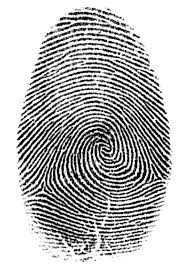
%> input picture fin_test1.jpg, 187 x 270 px
$ octave Main_main.m   (GNU Octave 9; MATLAB toolbox functions it lacks are replaced by stand-ins)
%> lines starting %> are read from the running program, lines starting %| are printed output that depends on the picture; in (x1, y1, x2, y2) boxes, pixels count from 0 and x2, y2 are one past the last pixel; in counts of white or black regions, pixels touching at a corner belong together; the program's own positions count from 1
### Main_execution.m
  function [perimeter , Areaa] = Main_execution(finger_image, eye_image)
%> called with finger_image = 'fin_test1', eye_image = 'image1'
  finger_image = strcat(finger_image,'.jpg');
[outImg1] = Minutuae_Extraction_seperate(finger_image);
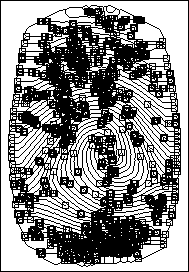
%> outImg1: size 272x189 double; values 0 (black) and 1 (white), 55.3% white; 2 black regions, box (x1, y1, x2, y2) and area: (8, 5, 181, 267) 22082, (0, 0, 189, 272) 918
%Minutuae_Extraction_seperate
eye_image = strcat(eye_image,'.jpg');

[temp, mask,polar] =  createiristemplate(eye_image);
[e_row , e_col] = size(temp);
figure;imshow(temp);title('temp');
 [final_out] = win2view(outImg1) ;
  [temp1] = win2view(temp) ;

%temp1 = win2view(temp);
final_image = temp1+ final_out;
figure;imshow(final_image);title('final');


[row ,col] = size(final_image);
 threshold = 0.5;
final_ima = zeros(row,col);
%x = zeroes(x);
for i= 1:row
    for j = 1:col
    if final_image(i , j)>threshold
        final_ima(i,j) = 1;
    end
    end
end
p=1;

Arrayx = [];
Arrayy = [];
% [9 lines of commented-out code are left out]
for i=1:row
    for j= 1:col
        if final_ima(i,j) == 1
            Arrayx(p)=i;
            Arrayy(p)=j;
            p=p+1;
           break;
        end

    end
end
for i=row
    for j= col:1
        if final_ima(i,j) == 1
            Arrayx(p)=i;
            Arrayy(p)=j;
            p=p+1;
            break;
        end

    end
end
for i= 1:row
    for j=1:col
        if final_ima(j,i) == 1
            Arrayx(p)=i;
            Arrayy(p)=j;
            p=p+1;
         break;
        end

    end
end
for i=row:1
    for j= col:1
        if final_ima(i,j) == 1
            Arrayx(p)=i;
            Arrayy(p)=j;
            p=p+1;
            break;
        end

    end
end
[size1, size2] = size(Arrayx);
A = zeros(size2,2);
for i = 1:size2
    A(i,1)=Arrayx(i);
    A(i,2)=Arrayy(i);
end


%key Generation Code starts from here.

key = zeros(1 ,256);
p=1;
for i=1:row
    if i > 256
        break;
    end
    count = 0;
    for j = 1:col
        if final_ima(i,j) == 1
       count=count+1;
        end
    end
    key(p) = mod(count,2);
    p=p+1;
end
za = 496;
zb = 496 ;
%computing the perimeter
%boundingbox = minBoundingBox(A');
% DT = delaunayTriangulation(A);
k = convhull(Arrayx,Arrayy);
plot(Arrayx,Arrayy,'.','markersize',12)
hold on
plot(Arrayx(k),Arrayy(k),'r')
% [20 lines of commented-out code are left out]
Areaa = polyarea(Arrayx,Arrayy);
perimeter = area(A);

% [13 lines of commented-out code are left out]

### createiristemplate.m
% createiristemplate - generates a biometric template from an iris in
% an eye image.
%
% Usage:
% [template, mask] = createiristemplate(eyeimage_filename)
%
% Arguments:
%	eyeimage_filename   - the file name of the eye image
%
% Output:
%	template		    - the binary iris biometric template
%	mask			    - the binary iris noise mask


function [template, mask,polar_array] = createiristemplate(eyeimage_filename)
%> called with eyeimage_filename = 'image1.jpg'

% path for writing diagnostic images
%global DIAGPATH
%DIAGPATH = 'diagnostics';

%normalisation parameters
radial_res = 20;
angular_res = 240;
% with these settings a 9600 bit iris template is
% created

%feature encoding parameters
nscales=1;
minWaveLength=18;
mult=1; % not applicable if using nscales = 1
sigmaOnf=0.5;

eyeimage = imread(eyeimage_filename);
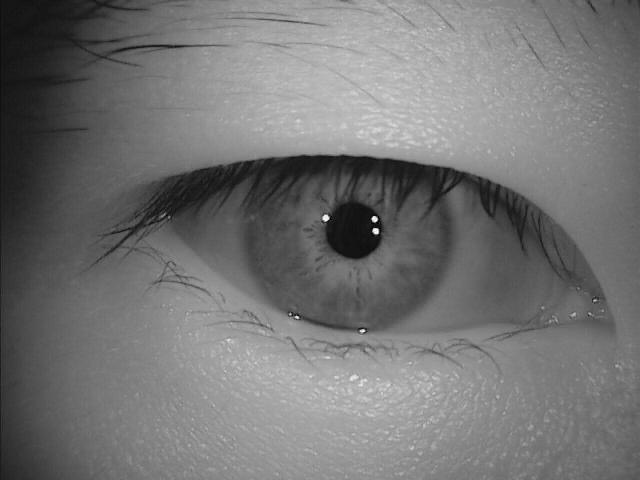
%> input picture image1.jpg, 640 x 480 px
%> eyeimage is the input picture: size 480x640 uint8; min 0, max 255, mean 115.1

% savefile = [eyeimage_filename,'-houghpara.mat'];
% [stat,mess]=fileattrib(savefile);

% if stat == 1
%     % if this file has been processed before
%     % then load the circle parameters and
%     % noise information for that file.
%     load(savefile);
%
% else
%
%     % if this file has not been processed before
%     % then perform automatic segmentation and
%     % save the results to a file
%
     [circleiris, circlepupil ,imagewithnoise] = segmentiris(eyeimage);
%     save(savefile,'circleiris','circlepupil','imagewithnoise');
%
% end

% WRITE NOISE IMAGE
%

% imagewithnoise2 = uint8(imagewithnoise);
  imagewithcircles = uint8(eyeimage);

%get pixel coords for circle around iris
[x,y] = circlecoords([circleiris(2),circleiris(1)],circleiris(3),size(eyeimage));
ind2 = sub2ind(size(eyeimage),double(y),double(x));

%get pixel coords for circle around pupil
[xp,yp] = circlecoords([circlepupil(2),circlepupil(1)],circlepupil(3),size(eyeimage));
ind1 = sub2ind(size(eyeimage),double(yp),double(xp));


% Write noise regions
%imagewithnoise2(ind2) = 255;
%imagewithnoise2(ind1) = 255;
% Write circles overlayed
imagewithcircles(ind2) = 255;
imagewithcircles(ind1) = 255;
w = cd;
%cd(DIAGPATH);
%imwrite(imagewithnoise2,[eyeimage_filename,'-noise.jpg'],'jpg');
imwrite(imagewithcircles,[eyeimage_filename,'-segmented.jpg'],'jpg');
cd(w);

% perform normalisation

[polar_array, noise_array] = normaliseiris(imagewithnoise, circleiris(2),...
    circleiris(1), circleiris(3), circlepupil(2), circlepupil(1), circlepupil(3),eyeimage_filename, radial_res, angular_res);


% [8 lines of commented-out code are left out]
[template, mask] = encode(polar_array, noise_array, nscales, minWaveLength, mult, sigmaOnf);

### canny.m
% CANNY - Canny edge detection
%
% Function to perform Canny edge detection. Code uses modifications as
% suggested by Fleck (IEEE PAMI No. 3, Vol. 14. March 1992. pp 337-345)
%
% Usage: [gradient or] = canny(im, sigma)
%
% Arguments:   im       - image to be procesed
%              sigma    - standard deviation of Gaussian smoothing filter
%                      (typically 1)
%		       scaling  - factor to reduce input image by
%		       vert     - weighting for vertical gradients
%		       horz     - weighting for horizontal gradients
%
% Returns:     gradient - edge strength image (gradient amplitude)
%              or       - orientation image (in degrees 0-180, positive
%                         anti-clockwise)
%

function [gradient, or] = canny(im, sigma, scaling, vert, horz)
%> called with sigma = 2, scaling = 0.4, vert = 1, horz = 0

xscaling = vert;
yscaling = horz;

hsize = [6*sigma+1, 6*sigma+1];   % The filter size.

gaussian = fspecial('gaussian',hsize,sigma);
im = filter2(gaussian,im);        % Smoothed image.

im = imresize(im, scaling);
%> im: size 192x256 double

[rows, cols] = size(im);
%> rows = 192; cols = 256

h =  [  im(:,2:cols)  zeros(rows,1) ] - [  zeros(rows,1)  im(:,1:cols-1)  ];
v =  [  im(2:rows,:); zeros(1,cols) ] - [  zeros(1,cols); im(1:rows-1,:)  ];
d1 = [  im(2:rows,2:cols) zeros(rows-1,1); zeros(1,cols) ] - ...
                               [ zeros(1,cols); zeros(rows-1,1) im(1:rows-1,1:cols-1)  ];
d2 = [  zeros(1,cols); im(1:rows-1,2:cols) zeros(rows-1,1);  ] - ...
                               [ zeros(rows-1,1) im(2:rows,1:cols-1); zeros(1,cols)   ];
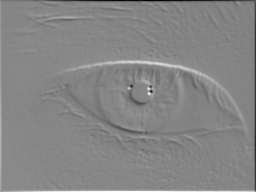
%> d2: size 192x256 double; min -161, max 146.6, mean 0.2; drawn with min black and max white

X = ( h + (d1 + d2)/2.0 ) * xscaling;
Y = ( v + (d1 - d2)/2.0 ) * yscaling;
%> Y: size 192x256 double; every value is 0

gradient = sqrt(X.*X + Y.*Y); % Gradient amplitude.

or = atan2(-Y, X);            % Angles -pi to + pi.
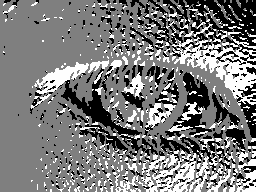
%> or: size 192x256 double; min -3.14, max 3.14, mean -0.115; drawn with min black and max white
neg = or<0;                   % Map angles to 0-pi.
%> neg: size 192x256 logical; 23.2% white; 560 white regions (487 under 20 px), largest, box (x1, y1, x2, y2) and area: (163, 0, 256, 65) 2150, (61, 73, 158, 156) 1292, (183, 72, 210, 113) 557
or = or.*~neg + (or+pi).*neg;
%> or: size 192x256 double; values 0 (black) and 3.14 (white), 19.5% white; 621 white regions (558 under 20 px), largest, box (x1, y1, x2, y2) and area: (170, 40, 256, 106) 1866, (141, 154, 196, 192) 873, (34, 62, 89, 94) 648
or = or*180/pi;               % Convert to degrees.

### adjgamma.m
% ADJGAMMA - Adjusts image gamma.
%
% function g = adjgamma(im, g)
%
% Arguments:
%            im     - image to be processed.
%            g      - image gamma value.
%                     Values in the range 0-1 enhance contrast of bright
%                     regions, values > 1 enhance contrast in dark
%                     regions.

% Author: Peter Kovesi
% Department of Computer Science & Software Engineering
% The University of Western Australia
% pk@cs.uwa.edu.au     www.cs.uwa.edu.au/~pk
% July 2001

function newim = adjgamma(im, g)
%> called with g = 1.9

    if g <= 0
	error('Gamma value must be > 0');
    end

    if isa(im,'uint8');
	newim = double(im);
    else
	newim = im;
    end

    % rescale range 0-1
    newim = newim-min(min(newim));
    newim = newim./max(max(newim));

    newim =  newim.^(1/g);   % Apply gamma function
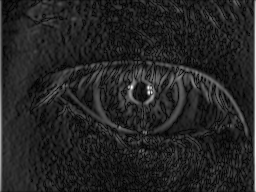
%> newim: size 192x256 double; min 0, max 1, mean 0.143

### nonmaxsup.m
% NONMAXSUP
%
% Usage:
%          im = nonmaxsup(inimage, orient, radius);
%
% Function for performing non-maxima suppression on an image using an
% orientation image.  It is assumed that the orientation image gives
% feature normal orientation angles in degrees (0-180).
%
% input:
%   inimage - image to be non-maxima suppressed.
%
%   orient  - image containing feature normal orientation angles in degrees
%             (0-180), angles positive anti-clockwise.
%
%   radius  - distance in pixel units to be looked at on each side of each
%             pixel when determining whether it is a local maxima or not.
%             (Suggested value about 1.2 - 1.5)
%
% Note: This function is slow (1 - 2 mins to process a 256x256 image).  It uses
% bilinear interpolation to estimate intensity values at ideal, real-valued pixel
% locations on each side of pixels to determine if they are local maxima.
%
% Peter Kovesi     pk@cs.uwa.edu.au
% Department of Computer Science
% The University of Western Australia
%
% December 1996

function im = nonmaxsup(inimage, orient, radius)
%> called with radius = 1.5

if size(inimage) ~= size(orient)
  error('image and orientation image are of different sizes');
end

if radius < 1
  error('radius must be >= 1');
end

[rows,cols] = size(inimage);
im = zeros(rows,cols);        % Preallocate memory for output image for speed
iradius = ceil(radius);

% Precalculate x and y offsets relative to centre pixel for each orientation angle

angle = [0:180].*pi/180;    % Array of angles in 1 degree increments (but in radians).
xoff = radius*cos(angle);   % x and y offset of points at specified radius and angle
yoff = radius*sin(angle);   % from each reference position.

hfrac = xoff - floor(xoff); % Fractional offset of xoff relative to integer location
vfrac = yoff - floor(yoff); % Fractional offset of yoff relative to integer location

orient = fix(orient)+1;     % Orientations start at 0 degrees but arrays start
                            % with index 1.

% Now run through the image interpolating grey values on each side
% of the centre pixel to be used for the non-maximal suppression.

for row = (iradius+1):(rows - iradius)
  for col = (iradius+1):(cols - iradius)

    or = orient(row,col);   % Index into precomputed arrays

    x = col + xoff(or);     % x, y location on one side of the point in question
    y = row - yoff(or);

    fx = floor(x);          % Get integer pixel locations that surround location x,y
    cx = ceil(x);
    fy = floor(y);
    cy = ceil(y);
    tl = inimage(fy,fx);    % Value at top left integer pixel location.
    tr = inimage(fy,cx);    % top right
    bl = inimage(cy,fx);    % bottom left
    br = inimage(cy,cx);    % bottom right

    upperavg = tl + hfrac(or) * (tr - tl);  % Now use bilinear interpolation to
    loweravg = bl + hfrac(or) * (br - bl);  % estimate value at x,y
    v1 = upperavg + vfrac(or) * (loweravg - upperavg);

  if inimage(row, col) > v1 % We need to check the value on the other side...

    x = col - xoff(or);     % x, y location on the `other side' of the point in question
    y = row + yoff(or);

    fx = floor(x);
    cx = ceil(x);
    fy = floor(y);
    cy = ceil(y);
    tl = inimage(fy,fx);    % Value at top left integer pixel location.
    tr = inimage(fy,cx);    % top right
    bl = inimage(cy,fx);    % bottom left
    br = inimage(cy,cx);    % bottom right
    upperavg = tl + hfrac(or) * (tr - tl);
    loweravg = bl + hfrac(or) * (br - bl);
    v2 = upperavg + vfrac(or) * (loweravg - upperavg);

    if inimage(row,col) > v2            % This is a local maximum.
      im(row, col) = inimage(row, col); % Record value in the output image.
    end

   end
  end
end
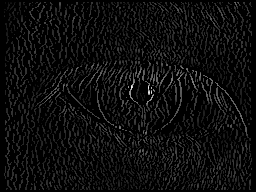
%> im: size 192x256 double; min 0, max 0.996, mean 0.0519
%> after the loop, v2 = 0.67

### hysthresh.m
% HYSTHRESH - Hysteresis thresholding
%
% Usage: bw = hysthresh(im, T1, T2)
%
% Arguments:
%             im  - image to be thresholded (assumed to be non-negative)
%             T1  - upper threshold value
%             T2  - lower threshold value
%
% Returns:
%             bw  - the thresholded image (containing values 0 or 1)
%
% Function performs hysteresis thresholding of an image.
% All pixels with values above threshold T1 are marked as edges
% All pixels that are adjacent to points that have been marked as edges
% and with values above threshold T2 are also marked as edges. Eight
% connectivity is used.
%
%
% A stack (implemented as an array) is used to keep track of all the
% indices of pixels that need to be checked.
% Note: For speed the number of conditional tests have been minimised
% This results in the top and bottom edges of the image being considered to
% be connected.  This may cause some stray edges to be propagated further than
% they should be from the top or bottom.
%


function bw = hysthresh(im, T1, T2)
%> called with T1 = 0.2, T2 = 0.19

if (T2 > T1 | T2 < 0 | T1 < 0)  % Check thesholds are sensible
  error('T1 must be >= T2 and both must be >= 0 ');
end

[rows, cols] = size(im);    % Precompute some values for speed and convenience.
rc = rows*cols;
%> rc = 49152
rcmr = rc - rows;
%> rcmr = 48960
rp1 = rows+1;
%> rp1 = 193

bw = im(:);                 % Make image into a column vector
pix = find(bw > T1);        % Find indices of all pixels with value > T1
%> pix = 3645 values from 1082 to 48227
npix = size(pix,1);         % Find the number of pixels with value > T1
%> npix = 3645

stack = zeros(rows*cols,1); % Create a stack array (that should never
                            % overflow!)

stack(1:npix) = pix;        % Put all the edge points on the stack
stp = npix;                 % set stack pointer
%> stp = 3645
for k = 1:npix
    bw(pix(k)) = -1;        % mark points as edges
end


% Precompute an array, O, of index offset values that correspond to the eight
% surrounding pixels of any point. Note that the image was transformed into
% a column vector, so if we reshape the image back to a square the indices
% surrounding a pixel with index, n, will be:
%              n-rows-1   n-1   n+rows-1
%
%               n-rows     n     n+rows
%
%              n-rows+1   n+1   n+rows+1

O = [-1, 1, -rows-1, -rows, -rows+1, rows-1, rows, rows+1];
%> O = [-1 1 -193 -192 -191 191 192 193]

while stp ~= 0            % While the stack is not empty
    v = stack(stp);         % Pop next index off the stack
    stp = stp - 1;

    if v > rp1 & v < rcmr   % Prevent us from generating illegal indices
			    % Now look at surrounding pixels to see if they
                            % should be pushed onto the stack to be
                            % processed as well.
       index = O+v;	    % Calculate indices of points around this pixel.
       for l = 1:8
	   ind = index(l);
	   if bw(ind) > T2   % if value > T2,
	       stp = stp+1;  % push index onto the stack.
	       stack(stp) = ind;
	       bw(ind) = -1; % mark this as an edge point
	   end
       end
    end
end
%> this loop made 4198 passes
%> (v, index) on passes 1 to 10: (48227, [48226 48228 48034 48035 48036 48418 48419 48420]), (48228, [48227 48229 48035 48036 48037 48419 48420 48421]), (48226, [48225 48227 48033 48034 48035 48417 48418 48419]), (48184, [48183 48185 47991 47992 47993 48375 48376 48377]), (48183, [48182 48184 47990 47991 47992 48374 48375 48376]), (48182, [48181 48183 47989 47990 47991 48373 48374 48375]), (48181, [48180 48182 47988 47989 47990 48372 48373 48374]), (48003, [48002 48004 47810 47811 47812 48194 48195 48196]), (47997, [47996 47998 47804 47805 47806 48188 48189 48190]), (47996, [47995 47997 47803 47804 47805 48187 48188 48189])
%> after the loop, ind = 1275; index = [1081 1083 889 890 891 1273 1274 1275]; stp = 0


bw = (bw == -1);            % Finally zero out anything that was not an edge
%> bw = 49152 logical values, 4198 true
bw = reshape(bw,rows,cols); % and reshape the image
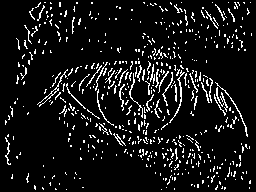
%> bw: size 192x256 logical; 8.5% white in thin lines or dots

### houghcircle.m
%   houghcircle - takes an edge map image, and performs the Hough transform
% for finding circles in the image.
%
% Usage:
% h = houghcircle(edgeim, rmin, rmax)
%
% Arguments:
%	edgeim      - the edge map image to be transformed
%   rmin, rmax  - the minimum and maximum radius values
%                 of circles to search for
% Output:
%	h           - the Hough transform
%


function h = houghcircle(edgeim, rmin, rmax)
%> called with rmin = 32, rmax = 60

[rows,cols] = size(edgeim);
nradii = rmax-rmin+1;
h = zeros(rows,cols,nradii);

[y,x] = find(edgeim~=0);
%> y = 4198 values from 3 to 190; x = 4198 values from 6 to 252

%for each edge point, draw circles of different radii
for index=1:size(y)

    cx = x(index);
    cy = y(index);

    for n=1:nradii

        h(:,:,n) = addcircle(h(:,:,n),[cx,cy],n+rmin);

    end

end

### segmentiris.m
% segmentiris - peforms automatic segmentation of the iris region
% from an eye image. Also isolates noise areas such as occluding
% eyelids and eyelashes.
%
% Usage:
% [circleiris, circlepupil, imagewithnoise] = segmentiris(image)
%
% Arguments:
%	eyeimage		- the input eye image
%
% Output:
%	circleiris	    - centre coordinates and radius
%			          of the detected iris boundary
%	circlepupil	    - centre coordinates and radius
%			          of the detected pupil boundary
%	imagewithnoise	- original eye image, but with
%			          location of noise marked with
%			          NaN values
%
% Author:
% Libor Masek
% masekl01@csse.uwa.edu.au
% School of Computer Science & Software Engineering
% The University of Western Australia
% November 2003

function [circleiris, circlepupil, imagewithnoise] = segmentiris(eyeimage)

% define range of pupil & iris radii

%CASIA
lpupilradius = 28;
upupilradius = 75;
lirisradius = 80;
uirisradius = 150;

% [8 lines of commented-out code are left out]
scaling = 0.4;

reflecthres = 240;

% find the iris boundary
[row, col, r] = findcircle(eyeimage, lirisradius, uirisradius, scaling, 2, 0.20, 0.19, 1.00, 0.00);

circleiris = [row col r];

rowd = double(row);
cold = double(col);
rd = double(r);

irl = round(rowd-rd);
iru = round(rowd+rd);
icl = round(cold-rd);
icu = round(cold+rd);

imgsize = size(eyeimage);

if irl < 1
    irl = 1;
end

if icl < 1
    icl = 1;
end

if iru > imgsize(1)
    iru = imgsize(1);
end

if icu > imgsize(2)
    icu = imgsize(2);
end

% to find the inner pupil, use just the region within the previously
% detected iris boundary
imagepupil = eyeimage( irl:iru,icl:icu);

%find pupil boundary
[rowp, colp, r] = findcircle(imagepupil, lpupilradius, upupilradius ,0.6,2,0.25,0.25,1.00,1.00);

rowp = double(rowp);
colp = double(colp);
r = double(r);

row = double(irl) + rowp;
col = double(icl) + colp;

row = round(row);
col = round(col);

circlepupil = [row col r];

% set up array for recording noise regions
% noise pixels will have NaN values
imagewithnoise = double(eyeimage);

%find top eyelid
topeyelid = imagepupil(1:(rowp-r),:);
lines = findline(topeyelid);

if size(lines,1) > 0
    [xl yl] = linecoords(lines, size(topeyelid));
    yl = double(yl) + irl-1;
    xl = double(xl) + icl-1;

    yla = max(yl);

    y2 = 1:yla;

    ind3 = sub2ind(size(eyeimage),yl,xl);
    imagewithnoise(ind3) = NaN;

    imagewithnoise(y2, xl) = NaN;
end

%find bottom eyelid
bottomeyelid = imagepupil((rowp+r):size(imagepupil,1),:);
lines = findline(bottomeyelid);

if size(lines,1) > 0

    [xl yl] = linecoords(lines, size(bottomeyelid));
    yl = double(yl)+ irl+rowp+r-2;
    xl = double(xl) + icl-1;

    yla = min(yl);

    y2 = yla:size(eyeimage,1);

    ind4 = sub2ind(size(eyeimage),yl,xl);
    imagewithnoise(ind4) = NaN;
    imagewithnoise(y2, xl) = NaN;

end

%For CASIA, eliminate eyelashes by thresholding
ref = eyeimage < 100;
coords = find(ref==1);
imagewithnoise(coords) = NaN;

### findcircle.m
% findcircle - returns the coordinates of a circle in an image using the Hough transform
% and Canny edge detection to create the edge map.
%
% Usage:
% [row, col, r] = findcircle(image,lradius,uradius,scaling, sigma, hithres, lowthres, vert, horz)
%
% Arguments:
%	image		    - the image in which to find circles
%	lradius		    - lower radius to search for
%	uradius		    - upper radius to search for
%	scaling		    - scaling factor for speeding up the
%			          Hough transform
%	sigma		    - amount of Gaussian smoothing to
%			          apply for creating edge map.
%	hithres		    - threshold for creating edge map
%	lowthres	    - threshold for connected edges
%	vert		    - vertical edge contribution (0-1)
%	horz		    - horizontal edge contribution (0-1)
%
% Output:
%	circleiris	    - centre coordinates and radius
%			          of the detected iris boundary
%	circlepupil	    - centre coordinates and radius
%			          of the detected pupil boundary
%	imagewithnoise	- original eye image, but with
%			          location of noise marked with
%			          NaN values


function [row, col, r] = findcircle(image,lradius,uradius,scaling, sigma, hithres, lowthres, vert, horz)

lradsc = round(lradius*scaling);
uradsc = round(uradius*scaling);
rd = round(uradius*scaling - lradius*scaling);

% generate the edge image
[I2 or] = canny(image, sigma, scaling, vert, horz);
I3 = adjgamma(I2, 1.9);
I4 = nonmaxsup(I3, or, 1.5);
edgeimage = hysthresh(I4, hithres, lowthres);

% perform the circular Hough transform
h = houghcircle(edgeimage, lradsc, uradsc);

maxtotal = 0;

% find the maximum in the Hough space, and hence
% the parameters of the circle
for i=1:rd

    layer = h(:,:,i);
    [maxlayer] = max(max(layer));


    if maxlayer > maxtotal

        maxtotal = maxlayer;


        r = int32((lradsc+i) / scaling);

        [row,col] = ( find(layer == maxlayer) );


        row = int32(row(1) / scaling); % returns only first max value
        col = int32(col(1) / scaling);

    end

end

### Main_main.m
 f_img = zeros(1,5);
%fin_img = string(f_img);
iris_img = [];
axy = zeros(1,5);
pxy = zeros(1,5);
% [4 lines of commented-out code are left out]


fin_img1 = 'fin_test1.jpg';
fin_img2 = '2_2.png';
fin_img3 = '2_3.png';
fin_img4 = '2_4.png';
fin_img5 = '2_5.png';

irs_img1 = 'image1.jpg';
irs_img2 = 'image2.jpg';
irs_img3 = 'image3.jpg';
irs_img4 = 'image4.jpg';
irs_img5 = 'image5.jpg';
endp = [341 341 341 73 341 ];
 for i =1:5
    iiris = strcat('image',num2str(i));
    ifin = strcat('fin_test',num2str(i));
%> (the run ends here)
